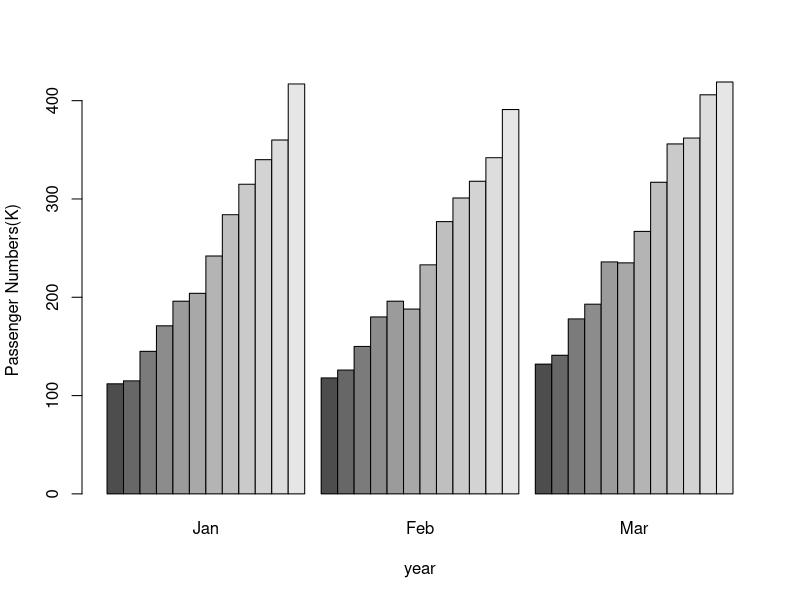
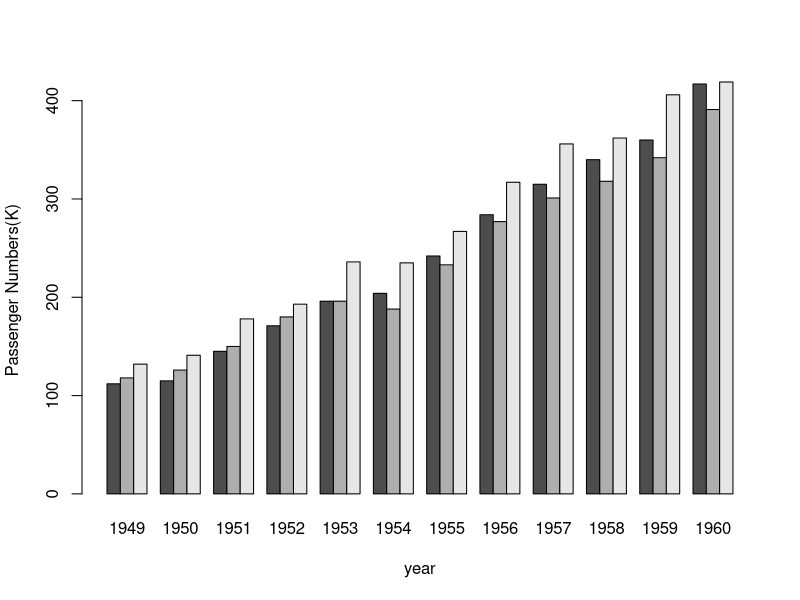
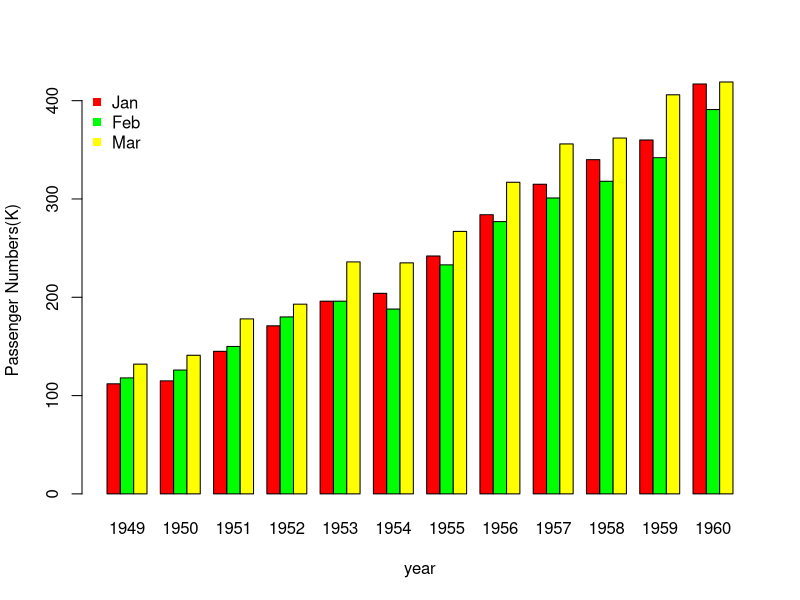

The R script that drew these images, in order:
m<-matrix(AirPassengers,nrow=12,ncol=12,byrow=T)
colnames(m)<-c("Jan","Feb","Mar","Apr","May","Jun","Jul","Aug","Sep","Oct","Nov","Dec")
rownames(m)<-c("1949","1950","1951","1952","1953","1954","1955","1956","1957","1958","1959","1960")
barplot(height=m[,1:3],names.arg = rownames(m[1:3]),xlab="year",ylab="Passenger Numbers(K)",beside=T)
barplot(height=t(m[,1:3]),names.arg = rownames(m[1:3]),xlab="year",ylab="Passenger Numbers(K)",beside=T)
barplot(height=t(m[,1:3]),names.arg = rownames(m[1:3]),xlab="year",ylab="Passenger Numbers(K)",beside=T,col=c("red","green","yellow"))
legend("topleft",c("Jan","Feb","Mar"),col=c("red","green","yellow"),bty="n",pch=15)
